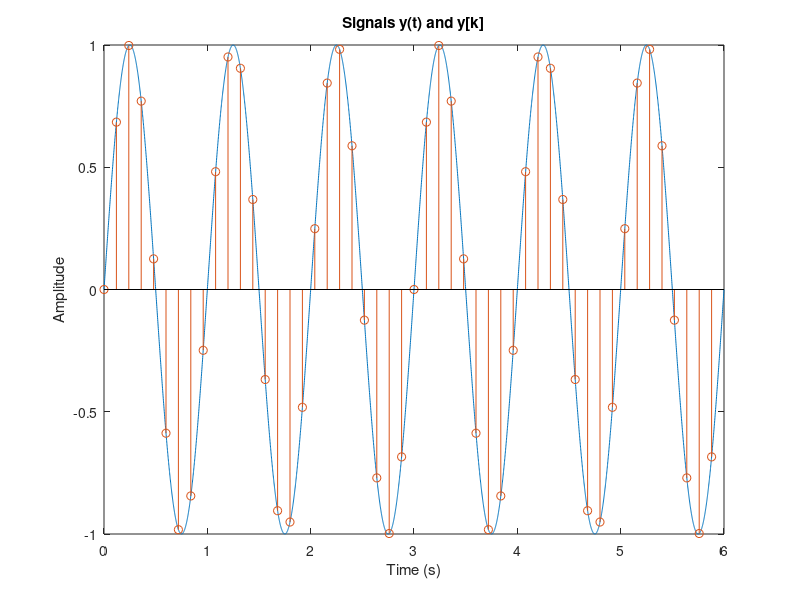

This figure's MATLAB source:
close all; clear all

% Period of sine
T = 1; 

% Sampling period
m = 3; % Test m = 1, m = 3, m = 3.1, m = 15
Np = 25;
Ts = m*T/Np; fs = 1/Ts; fprintf('fs = %4.2f Hz\n', fs)

% Number of data
K = 2; N = K*Np; % K discrete periods will be considered

tsampled = (0:N-1)*Ts; ysampled = sin((2*pi/T)*(tsampled));

fact = 100;
tsim = (0:N*fact)*Ts/fact; ysim = sin((2*pi/T)*(tsim));

figure
plot(tsim,ysim)
hold on
stem(tsampled,ysampled)
hold off
title('Signals y(t) and y[k]')
xlabel('Time (s)'), xlim([0 tsim(end)])
ylabel('Amplitude')